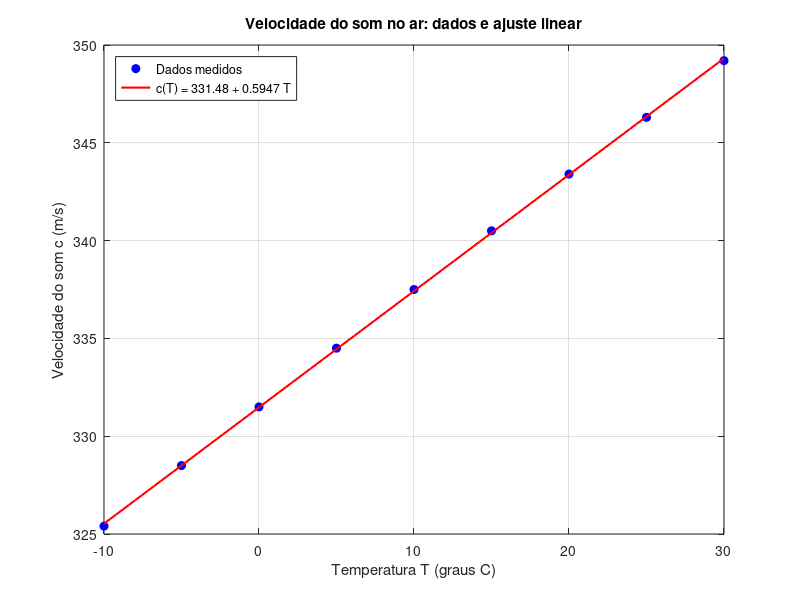

This chart was generated by the following MATLAB code:
% d1_ajuste_linear.m - Alternativa D.1: ajuste linear c(T) = c0 + a*T pelo metodo dos minimos quadrados
% Formula fechada: Theta = (X'*X)^(-1) * X' * y
clc; clear; close all;                            % limpa tela, variaveis e figuras
if ~exist('figuras','dir'), mkdir('figuras'); end % cria a pasta de figuras se nao existir

T = (-10:5:30)';                                  % temperaturas medidas [graus C], vetor coluna 9x1
y = [325.4 328.5 331.5 334.5 337.5 340.5 343.4 346.3 349.2]';   % velocidades do som medidas [m/s], vetor coluna 9x1

N = numel(T);                                     % numero de pontos (N = 9)
X = [T, ones(N,1)];                               % matriz X (N x 2): 1a coluna = T (multiplica a), 2a coluna = 1 (multiplica c0)
XtX = X'*X;                                       % matriz X'X (2 x 2)
Xty = X'*y;                                       % vetor X'y (2 x 1)
Theta = inv(XtX)*Xty;                             % formula
a  = Theta(1);                                    % coeficiente angular [m/s por grau C]
c0 = Theta(2);                                    % coeficiente linear (velocidade a 0 grau C) [m/s]

z = X*Theta;                                      % valores da reta ajustada em cada temperatura [m/s]
res = y - z;                                      % residuos = dado medido - reta ajustada [m/s]
[rmax, i] = max(abs(res));                        % maior residuo em modulo e sua posicao
disp('X''X ='); disp(XtX);                        % mostra X'X (= [soma T^2, soma T; soma T, N])
disp('X''y ='); disp(Xty);                        % mostra X'y (= [soma T*y; soma y])
printf('c0 = %.4f m/s | a = %.4f m/s por grau C\n', c0, a);
printf('Maior residuo = %.4f m/s (em T = %d graus C; residuo com sinal = %+.4f)\n', rmax, T(i), res(i));
disp(['Residuos: ' num2str(res', '%.3f ')]);     % lista todos os residuos
p = polyfit(T, y, 1);                             % conferencia: ajuste interno do Octave (deve dar o mesmo resultado)
printf('Conferencia com polyfit: diferenca em a = %.2e | diferenca em c0 = %.2e\n', abs(p(1)-a), abs(p(2)-c0));

figure('Position', [100 100 700 450]);            % abre a figura
plot(T, y, 'bo', 'MarkerFaceColor', 'b'); hold on;% dados medidos (circulos azuis)
Tf = linspace(-10, 30, 100);                      % temperaturas para desenhar a reta
plot(Tf, c0 + a*Tf, 'r-', 'LineWidth', 1.5);      % reta ajustada (vermelha): c0 + a*T
grid on;                                          % grade
xlabel('Temperatura T (graus C)');                % eixo x identificado
ylabel('Velocidade do som c (m/s)');              % eixo y identificado
title('Velocidade do som no ar: dados e ajuste linear');   % titulo
legend('Dados medidos', sprintf('c(T) = %.2f + %.4f T', c0, a), 'Location', 'northwest');   % legenda
print('-dpng', '-r150', 'figuras/sonar_ajuste.png');         % salva a figura
